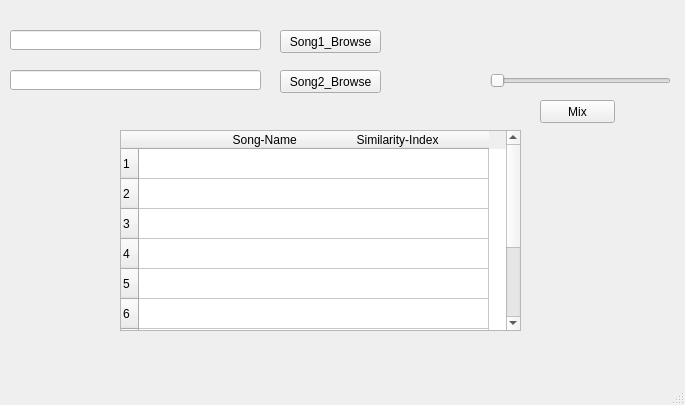
<?xml version="1.0" encoding="UTF-8"?>
<ui version="4.0">
 <class>MainWindow</class>
 <widget class="QMainWindow" name="MainWindow">
  <property name="geometry">
   <rect>
    <x>0</x>
    <y>0</y>
    <width>685</width>
    <height>405</height>
   </rect>
  </property>
  <property name="windowTitle">
   <string>MainWindow</string>
  </property>
  <widget class="QWidget" name="centralwidget">
   <widget class="QLineEdit" name="Song1_FileName">
    <property name="geometry">
     <rect>
      <x>10</x>
      <y>30</y>
      <width>251</width>
      <height>20</height>
     </rect>
    </property>
   </widget>
   <widget class="QPushButton" name="Song1_Browse">
    <property name="geometry">
     <rect>
      <x>280</x>
      <y>30</y>
      <width>101</width>
      <height>23</height>
     </rect>
    </property>
    <property name="text">
     <string>Song1_Browse</string>
    </property>
   </widget>
   <widget class="QLineEdit" name="Song2_FileName">
    <property name="geometry">
     <rect>
      <x>10</x>
      <y>70</y>
      <width>251</width>
      <height>20</height>
     </rect>
    </property>
   </widget>
   <widget class="QPushButton" name="Song2_Browse">
    <property name="geometry">
     <rect>
      <x>280</x>
      <y>70</y>
      <width>101</width>
      <height>23</height>
     </rect>
    </property>
    <property name="text">
     <string>Song2_Browse</string>
    </property>
   </widget>
   <widget class="QSlider" name="Song2_Percentage">
    <property name="geometry">
     <rect>
      <x>490</x>
      <y>70</y>
      <width>181</width>
      <height>22</height>
     </rect>
    </property>
    <property name="orientation">
     <enum>Qt::Horizontal</enum>
    </property>
   </widget>
   <widget class="QTableWidget" name="tableWidget">
    <property name="geometry">
     <rect>
      <x>120</x>
      <y>130</y>
      <width>401</width>
      <height>201</height>
     </rect>
    </property>
    <property name="verticalScrollBarPolicy">
     <enum>Qt::ScrollBarAlwaysOn</enum>
    </property>
    <property name="rowCount">
     <number>10</number>
    </property>
    <attribute name="horizontalHeaderVisible">
     <bool>true</bool>
    </attribute>
    <attribute name="horizontalHeaderCascadingSectionResizes">
     <bool>true</bool>
    </attribute>
    <attribute name="horizontalHeaderDefaultSectionSize">
     <number>350</number>
    </attribute>
    <attribute name="verticalHeaderVisible">
     <bool>true</bool>
    </attribute>
    <row/>
    <row/>
    <row/>
    <row/>
    <row/>
    <row/>
    <row/>
    <row/>
    <row/>
    <row/>
    <column>
     <property name="text">
      <string>             Song-Name                  Similarity-Index</string>
     </property>
    </column>
   </widget>
   <widget class="QPushButton" name="Mix_Button">
    <property name="geometry">
     <rect>
      <x>540</x>
      <y>100</y>
      <width>75</width>
      <height>23</height>
     </rect>
    </property>
    <property name="text">
     <string>Mix</string>
    </property>
   </widget>
  </widget>
  <widget class="QMenuBar" name="menubar">
   <property name="geometry">
    <rect>
     <x>0</x>
     <y>0</y>
     <width>685</width>
     <height>21</height>
    </rect>
   </property>
  </widget>
  <widget class="QStatusBar" name="statusbar"/>
 </widget>
 <resources/>
 <connections/>
</ui>
